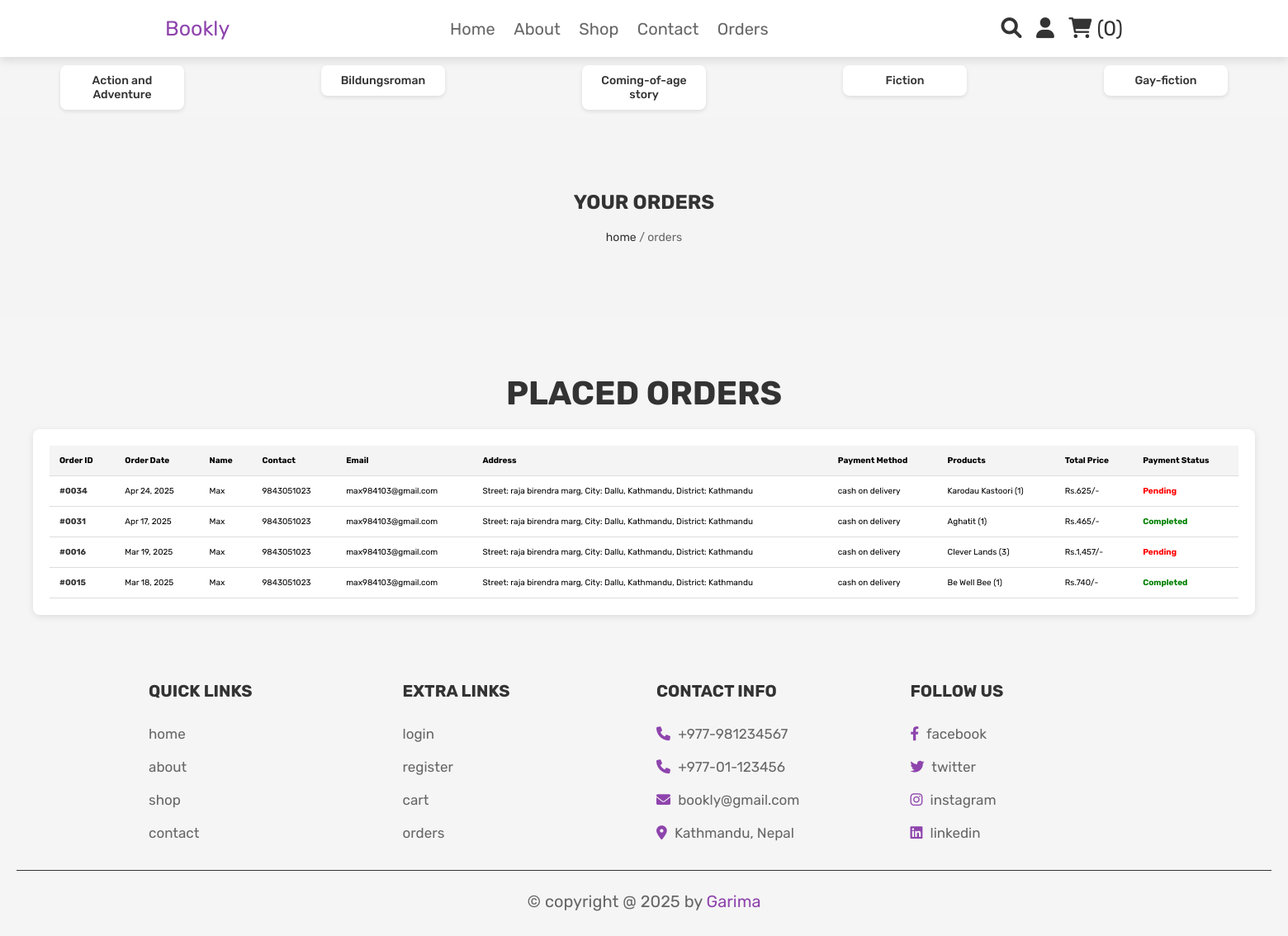
The page /orders.php (signed in) on the database its author committed.
### tables this page shows
CREATE TABLE `categories` (
  `id` int(11) NOT NULL,
  `name` varchar(255) NOT NULL
);

CREATE TABLE `orders` (
  `id` int(100) NOT NULL,
  `user_id` int(100) NOT NULL,
  `name` varchar(100) NOT NULL,
  `number` varchar(12) NOT NULL,
  `email` varchar(100) NOT NULL,
  `method` varchar(50) NOT NULL,
  `address` varchar(500) NOT NULL,
  `total_products` varchar(1000) NOT NULL,
  `total_price` int(100) NOT NULL,
  `placed_on` varchar(50) NOT NULL,
  `payment_status` varchar(20) NOT NULL DEFAULT 'pending'
);

### orders.php (the view, shortened to what this page needs)
<?php
include 'config.php';
if (isset($_SESSION['user_id'])) {
    $user_id = $_SESSION['user_id'];
} else {
    $user_id = '';
}
?>
<!DOCTYPE html>
<html lang="en">
<head>
    <link rel="stylesheet" href="https://cdnjs.cloudflare.com/ajax/libs/font-awesome/6.0.0/css/all.min.css">
    <link rel="stylesheet" href="css/style.css">
</head>
<body>
<?php include 'header.php'; ?>
<div class="heading">
    <h3>your orders</h3>
    <p> <a href="home.php">home</a> / orders </p>
</div>
<div class="main-content">
<section class="placed-orders">
    <h1 class="title">Placed Orders</h1>
    <div class="table-container">
        <table>
            <thead>
                <tr>
                    <th>Order ID</th>
                    <th>Order Date</th>
                    <th>Name</th>
                    <th>Contact</th>
                    <th>Email</th>
                    <th>Address</th>
                    <th>Payment Method</th>
                    <th>Products</th>
                    <th>Total Price</th>
                    <th>Payment Status</th>
                </tr>
            </thead>
            <tbody>
                <?php
                $order_query = mysqli_query($conn, "SELECT * FROM `orders` WHERE user_id = '$user_id' ORDER BY id DESC, placed_on DESC") or die('query failed');
                if(mysqli_num_rows($order_query) > 0){
                    while($fetch_orders = mysqli_fetch_assoc($order_query)){
                        $order_date = strtotime($fetch_orders['placed_on']);
                        $formatted_date = date('M d, Y', $order_date);
                        $status_class = 'status-pending';
                        switch(strtolower($fetch_orders['payment_status'])) {
                            case 'completed':
                            case 'paid':
                                $status_class = 'status-completed';
                                break;
                            default:
                                $status_class = 'status-pending';
                        }
                ?>
                <tr>
                    <td data-label="Order ID">
                        <span class="order-id">#<?php echo str_pad($fetch_orders['id'], 4, '0', STR_PAD_LEFT); ?></span>
                    </td>
                    <td data-label="Order Date"><?php echo $formatted_date; ?></td>
                    <td data-label="Name"><?php echo htmlspecialchars($fetch_orders['name']); ?></td>
                    <td data-label="Contact"><?php echo htmlspecialchars($fetch_orders['number']); ?></td>
                    <td data-label="Email"><?php echo htmlspecialchars($fetch_orders['email']); ?></td>
                    <td data-label="Address"><?php echo htmlspecialchars($fetch_orders['address']); ?></td>
                    <td data-label="Payment Method"><?php echo htmlspecialchars($fetch_orders['method']); ?></td>
                    <td data-label="Products"><?php echo htmlspecialchars($fetch_orders['total_products']); ?></td>
                    <td data-label="Total Price">Rs.<?php echo number_format($fetch_orders['total_price']); ?>/-</td>
                    <td data-label="Payment Status" class="<?php echo $status_class; ?>">
                        <?php echo ucfirst($fetch_orders['payment_status']); ?>
                    </td>
                </tr>
                <?php
                    }
                } else {
                    echo '<tr><td colspan="10" class="empty">No orders placed yet!</td></tr>';
                }
                ?>
            </tbody>
        </table>
    </div>
</section>
</div>
<?php include 'footer.php'; ?>
</body>
</html>

### header.php (shortened to what this page needs)
<?php
$select_categories = mysqli_query($conn, "SELECT * FROM `categories`") or die('Query failed');
?>
<header class="header">
   <div class="header-2">
      <div class="flex">
         <a href="home.php" class="logo">Bookly</a>
         <nav class="navbar">
            <a href="home.php">Home</a>
            <a href="about.php">About</a>
            <a href="shop.php">Shop</a>
            <a href="contact.php">Contact</a>
            <a href="orders.php">Orders</a>
         </nav>
         <div class="icons">
            <a href="search_page.php" class="fas fa-search"></a>
            <div id="user-btn" class="fas fa-user"></div>
            <?php
               $select_cart_number = mysqli_query($conn, "SELECT * FROM `cart` WHERE user_id = '$user_id'") or die('query failed');
               $cart_rows_number = mysqli_num_rows($select_cart_number);
            ?>
            <a href="cart.php"> <i class="fas fa-shopping-cart"></i> <span>(<?php echo $cart_rows_number; ?>)</span> </a>
         </div>
      </div>
   </div>
   <div class="category-swiper">
      <div class="swiper-container">
         <div class="swiper-wrapper">
            <?php
            if (mysqli_num_rows($select_categories) > 0) {
                while ($fetch_categories = mysqli_fetch_assoc($select_categories)) {
                    $category_id = intval($fetch_categories['id']);
                    $category_name = htmlspecialchars($fetch_categories['name']);
                    echo '<div class="swiper-slide">
                            <div class="category-card">
                                <a href="shop.php?category_id=' . $category_id . '">' . $category_name . '</a>
                            </div>
                          </div>';
                }
            } else {
                echo '<p class="no-categories">No categories available</p>';
            }
            ?>
         </div>
      </div>
   </div>
</header>
<link rel="stylesheet" href="https://unpkg.com/swiper/swiper-bundle.min.css" />

### css/style.css (style rules this page uses)
:root { --purple:#8e44ad; --red:#c0392b; --orange:#f39c12; --black:#333; --white:#fff; --light-color:#666; --light-white:#ccc; --light-bg:#f5f5f5; --border:.1rem solid var(--black); --box-shadow:0 .5rem 1rem rgba(0,0,0,.1); }
* { font-family: 'Rubik', sans-serif; margin:0; padding:0; box-sizing: border-box; outline: none; border:none; text-decoration: none; transition:all .2s linear; }
html { font-size: 62.5%; overflow-x: hidden; }
section { padding:3rem 2rem; }
.title { text-align: center; margin-bottom: 2rem; text-transform: uppercase; color:var(--black); font-size: 4rem; }
.heading { min-height: 30vh; display: flex; flex-flow: column; align-items: center; justify-content: center; gap:1rem; background: url(../images/heading-bg.webp) no-repeat; background-size: cover; background-position: center; text-align: center; }
.heading h3 { font-size: 5rem; color:var(--black); text-transform: uppercase; }
.heading p { font-size: 2.5rem; color:var(--light-color); }
.heading p a { color:var(--purple); }
.header .header-2 { background-color: var(--white); box-shadow: var(--box-shadow); }
.header .header-2 .flex { padding:2rem; display: flex; align-items: center; justify-content: space-between; max-width: 1200px; margin:0 auto; position: relative; }
.header .header-2 .flex .logo { font-size: 2.5rem; color:var(--purple); }
.header .header-2 .flex .navbar a { margin:0 1rem; font-size: 2rem; color:var(--light-color); }
.header .header-2 .flex .icons > * { font-size: 2.5rem; color:var(--black); cursor: pointer; margin-left: 1.5rem; }

### orders.php (style rules this page uses)
body { background-color: #f5f5f5; }
.main-content { padding: 20px; }
.table-container { overflow-x: auto; margin-top: 20px; background: #fff; padding: 20px; border-radius: 8px; box-shadow: 0 2px 8px rgba(0,0,0,0.1); }
table { width: 100%; border-collapse: collapse; }
th, td { border-bottom: 1px solid #ddd; padding: 12px; text-align: left; }
th { background-color: #f4f4f4; font-weight: bold; }
.status-pending { color: red; font-weight: bold; }
.status-completed { color: green; font-weight: bold; }
.heading { text-align: center; padding: 20px 0; background: #f4f4f4; margin-bottom: 20px; }
.heading h3 { font-size: 24px; margin-bottom: 10px; }
.heading p { font-size: 14px; color: #666; }
.heading p a { color: #333; text-decoration: none; }
.order-id { font-weight: bold; color: #333; }

### header.php (style rules this page uses)
.category-swiper { width: 100%; padding: 10px 0; }
.swiper-slide { display: flex; justify-content: center; align-items: center; }
.category-card { background-color: white; border-radius: 8px; box-shadow: 0 2px 5px rgba(0, 0, 0, 0.1); padding: 10px; text-align: center; transition: transform 0.2s; width: 100%; max-width: 150px; }
.category-card a { text-decoration: none; color: #333; font-size: 14px; font-weight: 500; }

### rows shown on the page
categories: name "Action and Adventure"
categories: name "Bildungsroman"
categories: name "Coming-of-age story"
categories: name "Fiction"
categories: name "Gay-fiction"
orders: id "0034", placed_on "Apr 24, 2025", name "Max", number "9843051023", email "max984103@gmail.com", address "Street: raja birendra marg, City: Dallu, Kathmandu, District: Kathmandu", method "cash on delivery", total_products "Karodau Kastoori (1)", total_price "625", payment_status "Pending"
orders: id "0031", placed_on "Apr 17, 2025", name "Max", number "9843051023", email "max984103@gmail.com", address "Street: raja birendra marg, City: Dallu, Kathmandu, District: Kathmandu", method "cash on delivery", total_products "Aghatit (1)", total_price "465", payment_status "Completed"
orders: id "0016", placed_on "Mar 19, 2025", name "Max", number "9843051023", email "max984103@gmail.com", address "Street: raja birendra marg, City: Dallu, Kathmandu, District: Kathmandu", method "cash on delivery", total_products "Clever Lands (3)", total_price "1,457", payment_status "Pending"
orders: id "0015", placed_on "Mar 18, 2025", name "Max", number "9843051023", email "max984103@gmail.com", address "Street: raja birendra marg, City: Dallu, Kathmandu, District: Kathmandu", method "cash on delivery", total_products "Be Well Bee (1)", total_price "740", payment_status "Completed"

### other values the page prints
$cart_rows_number "0"
